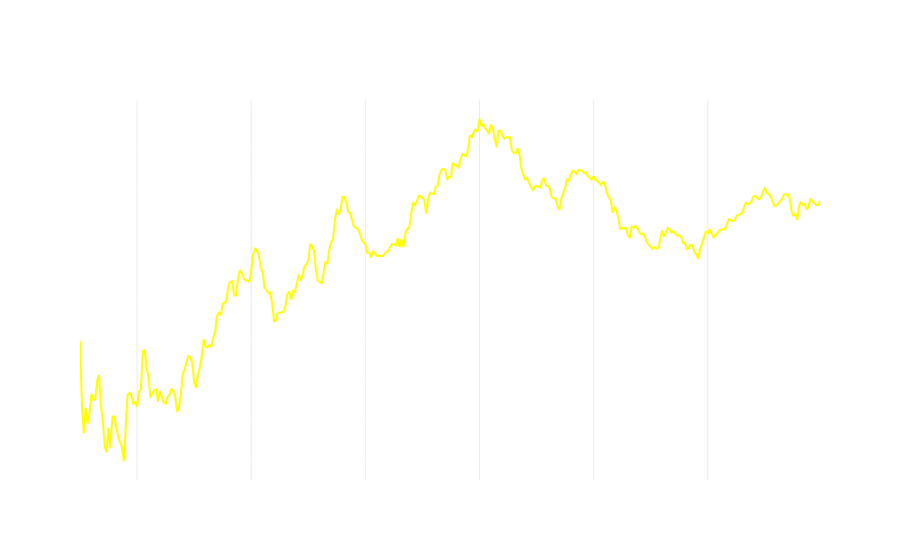

The notebook cell this image was saved under:
### Code cell
fig = px.line(df, x='Datetime', y='High', title='Stock high Prices Over Time')

# Update the layout for background and line colors
fig.update_traces(line=dict(color='yellow'))  # Set the line color
fig.update_layout(
    plot_bgcolor='rgba(0, 0, 0, 0)',  # Set the plot background color (transparent)
    paper_bgcolor='rgba(0, 0, 0, 0)', # Set the paper background color (transparent)
    font=dict(color='white')           # Set the font color
)

# Update the overall layout for better visibility with a dark theme
fig.update_layout(
    title='Stock High Prices Over Time',
    xaxis_title='Datetime',
    yaxis_title='Open Price',
    font=dict(
        family="Arial",
        size=12,
        color="white"
    ),
    xaxis=dict(
        showgrid=True,
        gridcolor='rgba(155, 155, 155, 0.2)',
        zerolinecolor='rgba(255, 255, 255, 0.2)'
    ),
    yaxis=dict(
        showgrid=True,
        gridcolor='rgba(255, 255, 255, 0.2)',
        zerolinecolor='rgba(255, 255, 255, 0.2)'
    )
)

fig.show()

### Figure 1 — Plotly figure (JSON) as saved in the notebook; plotly's stock layout.template omitted (floating-point values rounded to 4 significant figures; data arrays with more than 128 entries replaced by an {"elided": "..."} marker saying what was removed)
{"data": [{"hovertemplate": "Datetime=%{x}<br>High=%{y}<extra></extra>", "legendgroup": "", "line": {"color": "yellow", "dash": "solid"}, "marker": {"symbol": "circle"}, "mode": "lines", "name": "", "orientation": "v", "showlegend": false, "type": "scatter", "x": {"elided": "389 str values"}, "xaxis": "x", "y": {"elided": "389 float values"}, "yaxis": "y"}], "layout": {"font": {"color": "white", "family": "Arial", "size": 12}, "legend": {"tracegroupgap": 0}, "paper_bgcolor": "rgba(0, 0, 0, 0)", "plot_bgcolor": "rgba(0, 0, 0, 0)", "title": {"text": "Stock High Prices Over Time"}, "xaxis": {"anchor": "y", "domain": [0, 1], "gridcolor": "rgba(155, 155, 155, 0.2)", "showgrid": true, "title": {"text": "Datetime"}, "zerolinecolor": "rgba(255, 255, 255, 0.2)"}, "yaxis": {"anchor": "x", "domain": [0, 1], "gridcolor": "rgba(255, 255, 255, 0.2)", "showgrid": true, "title": {"text": "Open Price"}, "zerolinecolor": "rgba(255, 255, 255, 0.2)"}}}
